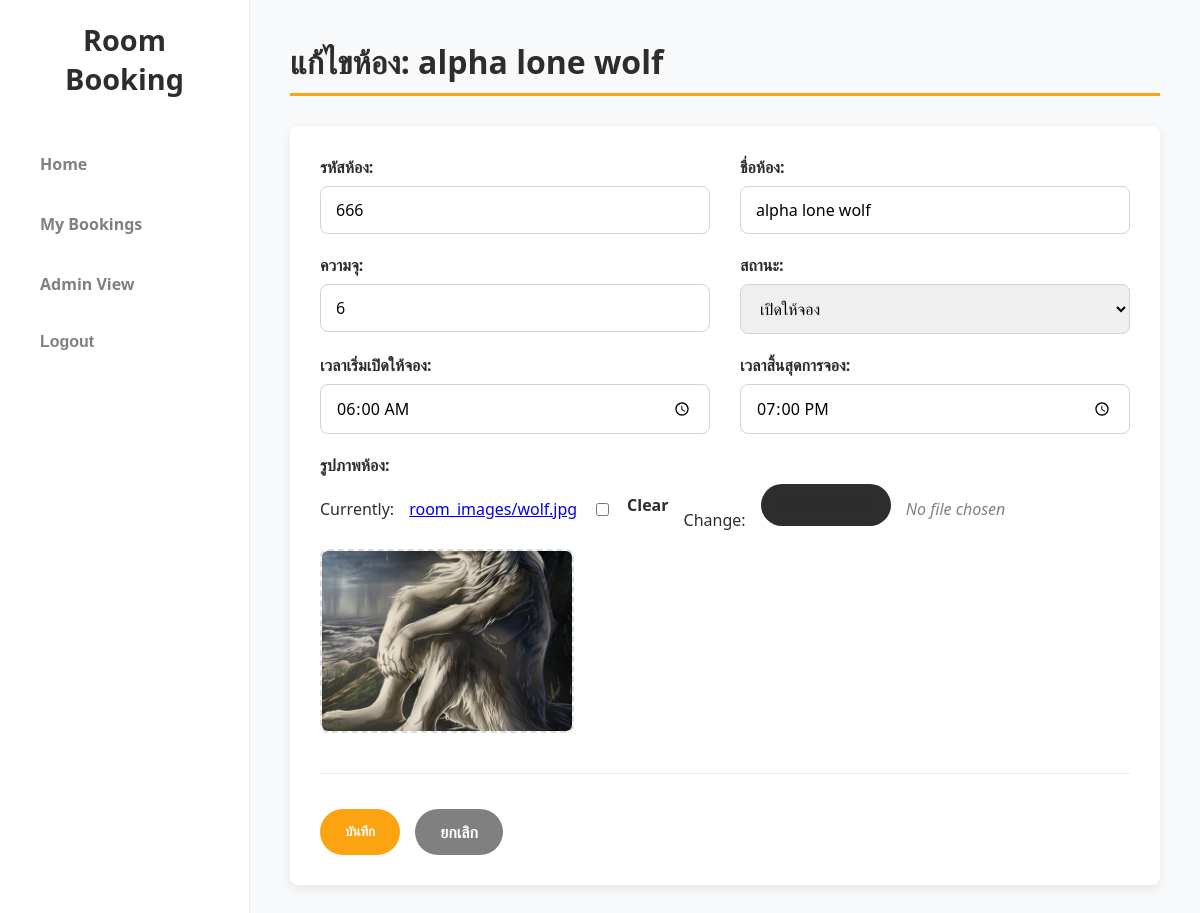
Screenshot of /rooms/6/edit/ (signed in) with the database file from the repository.
### booking/models.py (models this page shows, shortened)
class Room(models.Model):
    STATUS_CHOICES = [
        ('open', 'เปิดให้จอง'),
        ('closed', 'ปิดให้จอง'),
    ]
    room_code = models.CharField(max_length=10, unique=True, verbose_name="รหัสห้อง")
    name = models.CharField(max_length=100, verbose_name="ชื่อห้อง")
    capacity = models.PositiveIntegerField(verbose_name="ความจุ")
    start_time_available = models.TimeField(default=time(8, 0), verbose_name="เวลาเริ่มเปิดให้จอง")
    end_time_available = models.TimeField(default=time(17, 0), verbose_name="เวลาสิ้นสุดการจอง")
    status = models.CharField(max_length=10, choices=STATUS_CHOICES, default='open', verbose_name="สถานะ")
    image = models.ImageField(upload_to='room_images/', null=True, blank=True, verbose_name="รูปภาพห้อง")

### booking/views.py (the view)
# urls.py: path('rooms/<int:room_id>/edit/', views.edit_room_view, name='edit_room'),
@staff_member_required
def edit_room_view(request, room_id):
    room = get_object_or_404(Room, id=room_id)
    if request.method == 'POST':
        form = RoomForm(request.POST, request.FILES, instance=room)
        if form.is_valid():
            form.save()
            messages.success(request, f'แก้ไขข้อมูลห้อง {room.name} สำเร็จ!')
            return redirect('booking:room_list')
    else:
        form = RoomForm(instance=room)
    return render(request, 'booking/room_form.html', {'form': form, 'room': room})

### booking/forms.py
class RoomForm(forms.ModelForm):
    def __init__(self, *args, **kwargs):
        super(RoomForm, self).__init__(*args, **kwargs)
        for field_name, field in self.fields.items():
            if not isinstance(field.widget, forms.FileInput):
                field.widget.attrs.update({'class': 'form-input'})
    class Meta:
        model = Room
        fields = [
            'room_code',
            'name',
            'capacity',
            'start_time_available',
            'end_time_available',
            'status',
            'image'
        ]
        widgets = {
            'start_time_available': forms.TimeInput(attrs={'type': 'time'}),
            'end_time_available': forms.TimeInput(attrs={'type': 'time'}),
        }

### booking/templates/booking/room_form.html (shortened to what this page needs)
{% extends "booking/base.html" %}
{% block content %}
    {% if room %}
        <h2>แก้ไขห้อง: {{ room.name }}</h2>
    {% else %}
        <h2>เพิ่มห้องใหม่</h2>
    {% endif %}
    <div class="form-container">
        <form method="post" enctype="multipart/form-data">
            <div class="form-grid">
                <div class="form-group">
                    {{ form.room_code.label_tag }}
                    {{ form.room_code }}
                </div>
                <div class="form-group">
                    {{ form.name.label_tag }}
                    {{ form.name }}
                </div>
                <div class="form-group">
                    {{ form.capacity.label_tag }}
                    {{ form.capacity }}
                </div>
                <div class="form-group">
                    {{ form.status.label_tag }}
                    {{ form.status }}
                </div>
                <div class="form-group">
                    {{ form.start_time_available.label_tag }}
                    {{ form.start_time_available }}
                </div>
                <div class="form-group">
                    {{ form.end_time_available.label_tag }}
                    {{ form.end_time_available }}
                </div>
                <div class="form-group full-width">
                    {{ form.image.label_tag }}
                    <div class="file-input-wrapper">
                        {{ form.image }}
                        <label for="{{ form.image.id_for_label }}" class="file-input-label">Choose File</label>
                        <span class="file-name" id="fileName">No file chosen</span>
                    </div>
                    <div class="image-preview" id="imagePreview">
                        {% if form.instance.image %}
                            <img src="{{ form.instance.image.url }}" alt="Image Preview">
                        {% else %}
                            <span class="image-preview-placeholder">Image Preview</span>
                        {% endif %}
                    </div>
                </div>
                <div class="form-actions">
                    <button type="submit" class="action-button">บันทึก</button>
                    <a href="{% url 'booking:room_list' %}" class="action-button btn-secondary">ยกเลิก</a>
                </div>
            </div>
        </form>
    </div>
{% endblock %}

### booking/static/booking/css/style.css (style rules this page uses)
:root { --primary-color: #fca311; --secondary-color: #2d2d2d; --tertiary-color: #808080; --sub-color: #f8f9fa; --font-family: 'Segoe UI', Tahoma, Geneva, Verdana, sans-serif; --border-radius: 8px; --box-shadow: 0 4px 12px rgba(0, 0, 0, 0.08); }
body { font-family: var(--font-family); margin: 0; background-color: var(--sub-color); color: var(--secondary-color); }
.main-content h2 { font-size: 2em; color: var(--secondary-color); border-bottom: 3px solid var(--primary-color); padding-bottom: 10px; margin-top: 0; margin-bottom: 30px; }
.action-button { background-color: var(--primary-color); color: white; padding: 12px 25px; border: none; border-radius: 50px; cursor: pointer; font-weight: bold; margin-top: 15px; transition: background-color 0.3s ease; display: inline-block; text-decoration: none; text-align: center; }
.form-container { background-color: white; padding: 30px; border-radius: var(--border-radius); box-shadow: var(--box-shadow); }
.form-grid { display: grid; grid-template-columns: 1fr 1fr; gap: 20px 30px; }
.form-group { display: flex; flex-direction: column; }
.form-group label { font-weight: bold; margin-bottom: 8px; color: var(--secondary-color); }
.form-input { width: 100%; padding: 12px 15px; border: 1px solid #ced4da; border-radius: var(--border-radius); box-sizing: border-box; font-family: var(--font-family); font-size: 1em; transition: border-color 0.3s, box-shadow 0.3s; }
.form-group.full-width { grid-column: 1 / -1; }
.file-input-wrapper { display: flex; align-items: center; gap: 15px; }
.file-input-label { background-color: var(--secondary-color); color: white; padding: 10px 20px; border-radius: 50px; cursor: pointer; transition: background-color 0.3s; }
.file-name { color: var(--tertiary-color); font-style: italic; }
.image-preview { margin-top: 15px; width: 250px; height: 180px; border: 2px dashed #ddd; border-radius: var(--border-radius); display: flex; justify-content: center; align-items: center; overflow: hidden; }
.image-preview img { width: 100%; height: 100%; object-fit: cover; }
.form-actions { grid-column: 1 / -1; margin-top: 20px; padding-top: 20px; border-top: 1px solid #eee; display: flex; gap: 15px; }
.btn-secondary { background-color: var(--tertiary-color); }

### rows the page displays
Room: name "alpha lone wolf", room_code "666", capacity "6", status "เปิดให้จอง", start_time_available "06:00:00", end_time_available "19:00:00", instance.image (picture)
